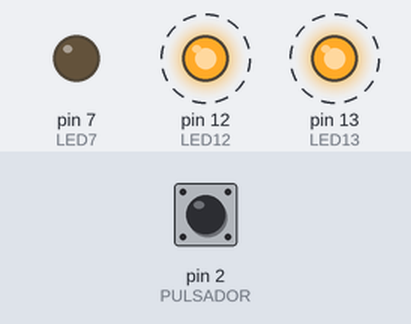
This sketch was run on a simulated Arduino Uno, built with avr-gcc and run on an emulated ATmega328P. Shown: output pins drawn as LEDs (lit = HIGH). Dashed ring = blinking. Inputs (shaded band) come from the test bench; at power-on: pin 2 (PULSADOR) LOW.

Above: at 1.25 s.
1.3 s: pin 2 (PULSADOR) pulled HIGH for 0.15 s
At 1.37 s:
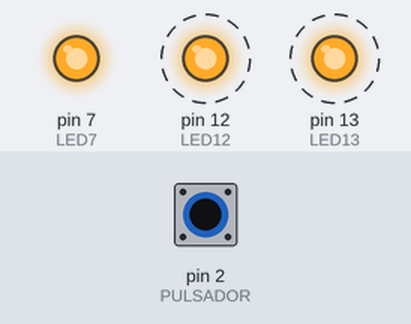
4.3 s: pin 2 (PULSADOR) pulled HIGH for 1 s
At 5.8 s:
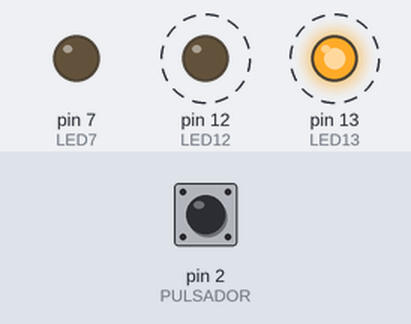
7.3 s: pin 2 (PULSADOR) pulled HIGH for 3.2 s
At 8.6 s:
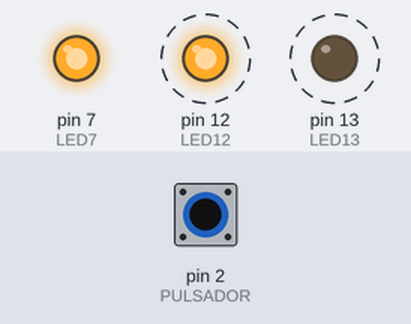
Timing chart, 0 to 18.0 s (numbered marks = the images above; inputs shaded):
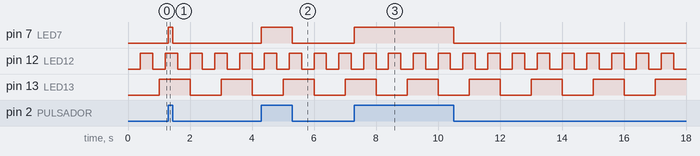

Measured:
- after the input at 1.3 s, pin 7 (LED7): LOW → HIGH at once, → LOW 0.15 s later
- after the input at 4.3 s, pin 7 (LED7): LOW → HIGH at once, → LOW 1.0 s later
- after the input at 7.3 s, pin 7 (LED7): LOW → HIGH at once, → LOW 3.2 s later
- by itself, pin 12 (LED12): alternates HIGH for 0.40 s and LOW for 0.40 s
- by itself, pin 13 (LED13): alternates HIGH for 1.0 s and LOW for 1.0 s

The sketch:

tema0_2leds_parpadeando_y_pulsador_con_led.ino
```cpp
#define INTERVALO13 1000
#define INTERVALO12 400
#define LED13 13
#define LED12 12
#define LED7 7
#define PULSADOR 2

unsigned long millisAnterior13 = 0;
unsigned long millisAnterior12 = 0;

void setup() {
  pinMode(LED13, OUTPUT);
  pinMode(LED12, OUTPUT);
  pinMode(LED7, OUTPUT);
  pinMode(PULSADOR, INPUT);
}

void loop() {
  if(millis() - millisAnterior13 >= INTERVALO13) {
    millisAnterior13 = millis();
    digitalWrite(LED13, !digitalRead(LED13));
  }

  if(millis() - millisAnterior12 >= INTERVALO12) {
    millisAnterior12 = millis();
    digitalWrite(LED12, !digitalRead(LED12));
  }

/*  if (digitalRead(PULSADOR)==HIGH){
    digitalWrite(LED7, HIGH);
  }else{
    digitalWrite(LED7, LOW);

  }*/
  digitalWrite(LED7, digitalRead(PULSADOR));


}
```
